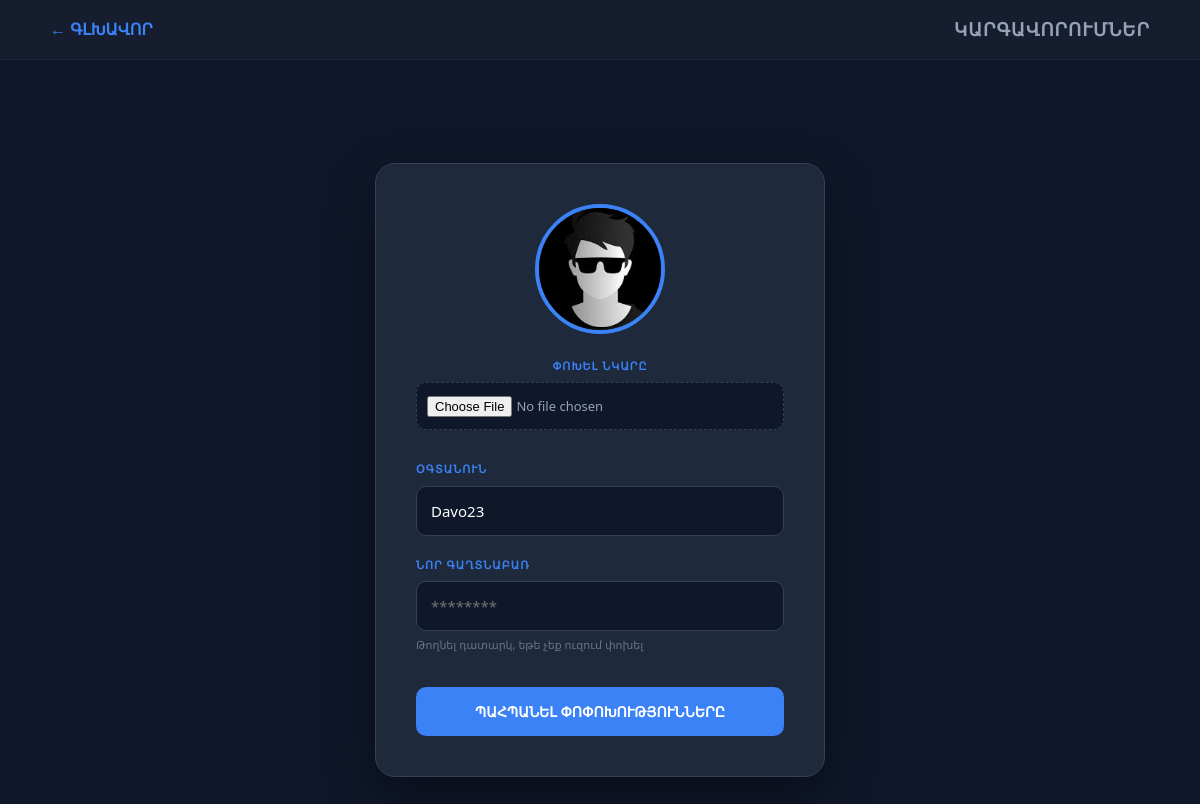
The page /functions/settings.php (signed in) on the database its author committed.
### tables this page shows
CREATE TABLE `users` (
  `id` int(11) NOT NULL,
  `username` varchar(50) NOT NULL,
  `password` varchar(255) NOT NULL,
  `role` enum('admin','user') NOT NULL DEFAULT 'user',
  `created_at` timestamp NOT NULL DEFAULT current_timestamp(),
  `image` varchar(255) DEFAULT 'default.png'
);

### functions/settings.php (the view, shortened to what this page needs)
<?php
include "../db/db.php";
$user_id = (int)$_SESSION['user']['id'];
$stmt = $conn->prepare("SELECT * FROM users WHERE id = ?");
$stmt->execute([$user_id]);
$user = $stmt->fetch();
?>
<!DOCTYPE html>
<html lang="hy">
<head>
    <link rel="stylesheet" href="../css/style.css">
</head>
<body>
<div class="nav">
    <a href="../index.php" class="back-link">← ԳԼԽԱՎՈՐ</a>
    <div class="nav-title">ԿԱՐԳԱՎՈՐՈՒՄՆԵՐ</div>
</div>
<div class="container">
    <div class="settings-card">
        <form action="settings.php" method="POST" enctype="multipart/form-data">
            <div class="avatar-upload-section">
                <img src="../uploads/<?= htmlspecialchars($user['image'] ?? 'default.png') ?>" class="settings-avatar">
                <div class="form-group">
                    <label class="stat-label" style="text-align:center;">ՓՈԽԵԼ ՆԿԱՐԸ</label>
                    <div class="file-input-container">
                        <input type="file" name="avatar" class="file-input">
                    </div>
                </div>
            </div>
            <div class="form-group">
                <label class="stat-label">ՕԳՏԱՆՈՒՆ</label>
                <input type="text" name="username" class="f-input" value="<?= htmlspecialchars($user['username']) ?>" required>
            </div>
            <div class="form-group">
                <label class="stat-label">ՆՈՐ ԳԱՂՏՆԱԲԱՌ</label>
                <input type="password" name="password" class="f-input" placeholder="********">
                <small style="color: #64748b; font-size: 11px;">Թողնել դատարկ, եթե չեք ուզում փոխել</small>
            </div>
            <button type="submit" class="btn-save">ՊԱՀՊԱՆԵԼ ՓՈՓՈԽՈՒԹՅՈՒՆՆԵՐԸ</button>
        </form>
    </div>
</div>
</body>
</html>

### css/style.css (style rules this page uses)
* { margin: 0; padding: 0; box-sizing: border-box; font-family: 'Segoe UI', Tahoma, Geneva, Verdana, sans-serif; }
body { background-color: #0f172a; color: #f8fafc; line-height: 1.6; }
.container { max-width: 1200px; margin: 0 auto; padding: 20px; }
.nav { display: flex !important; justify-content: space-between !important; align-items: center !important; padding: 15px 50px !important; background: #161d2f !important; border-bottom: 1px solid rgba(255, 255, 255, 0.05) !important; position: sticky; top: 0; z-index: 1000; }
.stat-label { display: block; color: #94a3b8; font-size: 11px; font-weight: 800; margin-bottom: 10px; letter-spacing: 1px; }
* { box-sizing: border-box; margin: 0; padding: 0; }
body { background: #0f172a; color: #fff; font-family: 'Segoe UI', sans-serif; }
.nav { display: flex; justify-content: space-between; align-items: center; padding: 15px 30px; background: #161d2f; border-bottom: 1px solid rgba(255,255,255,0.05); }
.back-link { color: #3b82f6; text-decoration: none; font-weight: bold; }
.nav-title { color: #94a3b8; font-size: 13px; letter-spacing: 1px; }
.container { max-width: 1000px; margin: 30px auto; padding: 0 20px; }
.stat-label { display: block; color: #64748b; font-size: 10px; letter-spacing: 1px; margin-bottom: 8px; text-transform: uppercase; }
.f-input { background: #0f172a; border: 1px solid #334155; border-radius: 8px; padding: 10px 12px; color: #fff; outline: none; font-size: 14px; }
.f-input { background: #0f172a; border: 1px solid #334155; border-radius: 8px; padding: 10px 12px; color: #fff; outline: none; font-size: 14px; width: 100%; }
.f-input { background-color: #0f172a; border: 1px solid #334155; color: #f8fafc; padding: 10px 14px; border-radius: 8px; font-size: 14px; min-width: 200px; transition: all 0.2s ease; }

### functions/settings.php (style rules this page uses)
body { background-color: #0f172a; color: white; font-family: sans-serif; margin: 0; padding: 0; }
.nav { width: 100%; background: #161d2f; padding: 15px 30px; display: flex; align-items: center; box-sizing: border-box; border-bottom: 1px solid #334155; position: fixed; top: 0; left: 0; z-index: 1000; }
.back-link { color: #3b82f6; text-decoration: none; font-weight: bold; margin-right: 20px; }
.nav-title { font-size: 18px; font-weight: bold; text-transform: uppercase; letter-spacing: 1px; }
.container { display: flex; justify-content: center; align-items: center; min-height: 100vh; padding-top: 80px; }
.settings-card { background: #1e293b; padding: 40px; border-radius: 20px; border: 1px solid #334155; width: 100%; max-width: 450px; box-shadow: 0 20px 50px rgba(0,0,0,0.4); text-align: center; }
.avatar-upload-section { margin-bottom: 30px; }
.settings-avatar { width: 130px; height: 130px; border-radius: 50%; border: 4px solid #3b82f6; object-fit: cover; margin-bottom: 15px; }
.file-input-container { background: #0f172a; border: 1px dashed #334155; padding: 10px; border-radius: 10px; cursor: pointer; }
.file-input { color: #94a3b8; font-size: 13px; width: 100%; }
.form-group { text-align: left; margin-bottom: 20px; }
.stat-label { display: block; color: #3b82f6; font-size: 11px; margin-bottom: 8px; font-weight: bold; text-transform: uppercase; }
.f-input { width: 100%; background: #0f172a; border: 1px solid #334155; color: white; padding: 14px; border-radius: 10px; box-sizing: border-box; font-size: 15px; }
.btn-save { width: 100%; background: #3b82f6; color: white; border: none; padding: 15px; border-radius: 10px; font-weight: bold; cursor: pointer; font-size: 14px; transition: 0.3s; margin-top: 10px; }

### rows shown on the page
users: image (picture), username "Davo23"
